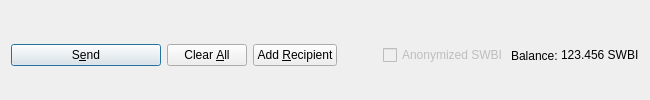
         <widget class="QFrame" name="frame_Send">
          <layout class="QHBoxLayout" name="horizontalLayout">
           <property name="bottomMargin">
            <number>0</number>
           </property>
           <item>
            <widget class="QPushButton" name="sendButton">
             <property name="minimumSize">
              <size>
               <width>150</width>
               <height>0</height>
              </size>
             </property>
             <property name="toolTip">
              <string>Confirm the send action</string>
             </property>
             <property name="text">
              <string>S&amp;end</string>
             </property>
             <property name="icon">
              <iconset resource="../swingbicoin.qrc">
               <normaloff>:/icons/send</normaloff>:/icons/send</iconset>
             </property>
             <property name="autoDefault">
              <bool>false</bool>
             </property>
             <property name="default">
              <bool>true</bool>
             </property>
            </widget>
           </item>
           <item>
            <widget class="QPushButton" name="clearButton">
             <property name="sizePolicy">
              <sizepolicy hsizetype="Minimum" vsizetype="Fixed">
               <horstretch>0</horstretch>
               <verstretch>0</verstretch>
              </sizepolicy>
             </property>
             <property name="toolTip">
              <string>Clear all fields of the form.</string>
             </property>
             <property name="text">
              <string>Clear &amp;All</string>
             </property>
             <property name="icon">
              <iconset resource="../swingbicoin.qrc">
               <normaloff>:/icons/remove</normaloff>:/icons/remove</iconset>
             </property>
             <property name="autoDefault">
              <bool>false</bool>
             </property>
            </widget>
           </item>
           <item>
            <widget class="QPushButton" name="addButton">
             <property name="toolTip">
              <string>Send to multiple recipients at once</string>
             </property>
             <property name="text">
              <string>Add &amp;Recipient</string>
             </property>
             <property name="icon">
              <iconset resource="../swingbicoin.qrc">
               <normaloff>:/icons/add</normaloff>:/icons/add</iconset>
             </property>
             <property name="autoDefault">
              <bool>false</bool>
             </property>
            </widget>
           </item>
           <item>
            <spacer name="horizontalSpacer">
             <property name="orientation">
              <enum>Qt::Horizontal</enum>
             </property>
             <property name="sizeHint" stdset="0">
              <size>
               <width>40</width>
               <height>20</height>
              </size>
             </property>
            </spacer>
           </item>
           <item>
            <layout class="QHBoxLayout" name="horizontalLayout_2">
             <property name="spacing">
              <number>3</number>
             </property>
             <item>
              <widget class="QCheckBox" name="checkzSWBI">
               <property name="enabled">
                <bool>false</bool>
               </property>
               <property name="text">
                <string>Anonymized SWBI</string>
               </property>
              </widget>
             </item>
             <item>
              <widget class="QLabel" name="label">
               <property name="text">
                <string>Balance:</string>
               </property>
              </widget>
             </item>
             <item>
              <widget class="QLabel" name="labelBalance">
               <property name="sizePolicy">
                <sizepolicy hsizetype="Preferred" vsizetype="Fixed">
                 <horstretch>0</horstretch>
                 <verstretch>0</verstretch>
                </sizepolicy>
               </property>
               <property name="cursor">
                <cursorShape>IBeamCursor</cursorShape>
               </property>
               <property name="text">
                <string notr="true">123.456 SWBI</string>
               </property>
               <property name="textInteractionFlags">
                <set>Qt::LinksAccessibleByMouse|Qt::TextSelectableByKeyboard|Qt::TextSelectableByMouse</set>
               </property>
              </widget>
             </item>
            </layout>
           </item>
          </layout>
         </widget>
